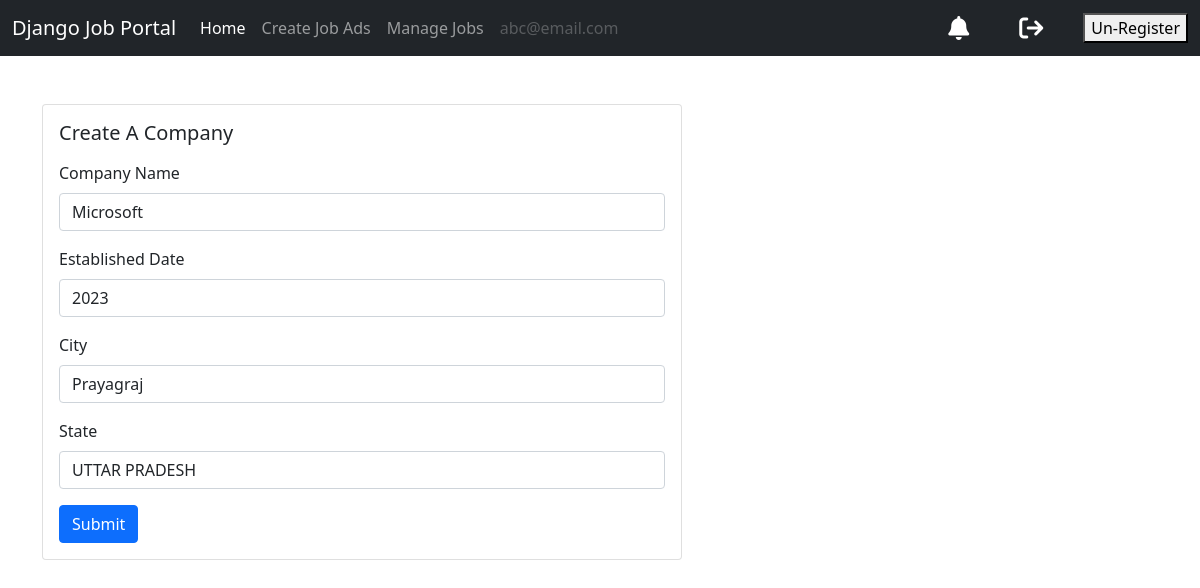
Screenshot of /company/update-company/ (signed in) with the database file from the repository.
### users/models.py (models this page shows)
class User(AbstractUser):
    email = models.EmailField(unique = True)
    is_recruiter = models.BooleanField(default = False)
    is_applicant = models.BooleanField(default = False)
    has_resume = models.BooleanField(default = False)
    has_company = models.BooleanField(default = False)

### company/models.py (models this page shows, shortened)
class Company(models.Model):
    user = models.OneToOneField(User, on_delete=models.CASCADE)
    name = models.CharField(max_length = 100, null = True, blank = True)
    estd = models.PositiveIntegerField(null = True, blank = True)
    city = models.CharField(max_length = 100, null = True, blank = True)
    state = models.CharField(max_length = 100, null = True, blank = True)

### company/views.py (the view)
# urls.py: path('update-company/', views.update_company, name='update-company'),
def update_company(request):
    if request.user.is_recruiter:
        company = Company.objects.get(user=request.user)
        if(request.method == 'POST'):
            form = UpdateCompanyForm(request.POST, instance=company)
            if form.is_valid():
                var = form.save(commit=False)
                user = User.objects.get(id=request.user.id)
                user.has_company = True
                var.save()
                user.save()
                messages.info(request, 'Your company info has been updated!')
                return redirect('dashboard')
            else :
                messages.warning(request, 'Something went wrong')
        else :
            form = UpdateCompanyForm(instance=company)
            context = {'form':form}
            return render(request, 'company/update_company.html', context)
    else: #check for applicant to not update/create company
        messages.warning(request,'Permission denied')
        return redirect('dashboard')

### company/form.py
class UpdateCompanyForm(forms.ModelForm):
    class Meta:
        model = Company
        exclude = ('user', )

### templates/company/update_company.html (shortened to what this page needs)
{% extends 'base.html' %}
{% load widget_tweaks %}
{% block content %}
<div class="row">
    <div class="col-md-6">
        <div class="card mx-auto" style ="width: 40rem;">
            <div class="card-body">
                <h5 class="card-title mb-3">Create A Company</h5>
                <form method="POST">
                    <div class="mb-3">
                        <label for="exampleInputEmail1" class="form-label">Company Name</label>
                        {% render_field form.name class="form-control" %}
                    </div>
                    <div class="mb-3">
                        <label for="exampleInputEmail1" class="form-label">Established Date</label>
                        {% render_field form.estd class="form-control" %}
                    </div>
                    <div class="mb-3">
                        <label for="exampleInputEmail1" class="form-label">City</label>
                        {% render_field form.city class="form-control" %}
                    </div>
                    <div class="mb-3">
                        <label for="exampleInputEmail1" class="form-label">State</label>
                        {% render_field form.state class="form-control" %}
                    </div>
                    <button type="submit" class = "btn btn-primary">Submit</button>
                </form>
            </div>
        </div>
    </div>
</div>
{% endblock content %}

### templates/base.html (shortened to what this page needs)
<!DOCTYPE html>
<html lang="en">
<head>
    <link href = "https://cdnjs.cloudflare.com/ajax/libs/font-awesome/6.4.0/css/all.min.css" rel = "stylesheet" type="text/css"/>
    <link href = "https://cdn.jsdelivr.net/npm/bootstrap@5.0.2/dist/css/bootstrap.min.css" rel = "stylesheet"
>
</head>
<body>
    <nav class="navbar navbar-expand-lg navbar-dark bg-dark">
        <div class="container-fluid">
            <a class="navbar-brand" href="{% url 'home' %}">Django Job Portal</a>
            <div class="collapse navbar-collapse" id="navbarSupportedContent">
                {% if request.user.is_authenticated %}
                {% if request.user.is_applicant %}
                <ul class="navbar-nav me-auto mb-2 mb-lg-0">
                    <li class="nav-item">
                        <a class="nav-link active" aria-current="page" href="{% url 'dashboard' %}">Home</a>
                    </li>
                    {% if request.user.has_resume %}
                    <li class="nav-item">
                        <a class="nav-link" href="{% url 'job-listing' %}">Apply to Jobs</a>
                    </li>
                    <li class="nav-item">
                        <a class="nav-link" aria-current="page" href="{% url 'applied-jobs' %}">Manage Job Applications</a>
                    </li>
                    <li class="nav-item">
                        <a class="nav-link" aria-current="page" href="{% url 'update-resume' %}">Update Resume</a>
                    </li>
                    {% else %}
                    <li class="nav-item">
                        <a class="nav-link" href="{% url 'update-resume' %}">Create Resume</a>
                    </li>
                    {% endif %}
                    <li class="nav-item">
                        <a class="nav-link disabled" href="#" tabindex="-1" aria-disabled="true">{{request.user.email}}</a>
                    </li>
                </ul>
                {% elif request.user.is_recruiter %}
                <ul class="navbar-nav me-auto mb-2 mb-lg-0">
                    <li class="nav-item">
                        <a class="nav-link active" aria-current="page" href="{% url 'dashboard' %}">Home</a>
                    </li>
                    {% if request.user.has_company %}
                    <li class="nav-item">
                        <a class="nav-link" href="{% url 'create-job' %}">Create Job Ads</a>
                    </li>
                    <li class="nav-item">
                        <a class="nav-link" href="{% url 'manage-jobs' %}">Manage Jobs</a>
                    </li>
                    {% else %}
                    <li class="nav-item">
                        <a class="nav-link" href="{% url 'update-company' %}">Create Company</a>
                    </li>
                    {% endif %}
                    <li class="nav-item">
                        <a class="nav-link disabled" href="#" tabindex="-1" aria-disabled="true">{{request.user.email}}</a>
                    </li>
                </ul>
                {% endif %}
                <a href="{% url 'notifications' %}" class="notification-link" style="margin-right: 50px;color:white">
                    <i class="fa-sharp fa-solid fa-bell fa-xl"></i>
                </a>
                <a href="{% url 'logout' %}"  style="margin-right: 40px;color:white;">
                    <i class="fa-sharp fa-solid fa-arrow-right-from-bracket fa-xl"></i>
                </a>
                <a href="{% url 'delete-user' %}">
                    <button class="button">Un-Register</button>
                </a>
                {% endif %}
            </div>
        </div>
    </nav>
    <div class="container mt-5">
        {% block content %}
        {% endblock content %}
    </div>
</body>
</html>

### rows the page displays
User: user.email "abc@email.com"
Company: name "Microsoft", estd "2023", city "Prayagraj", state "UTTAR PRADESH"
